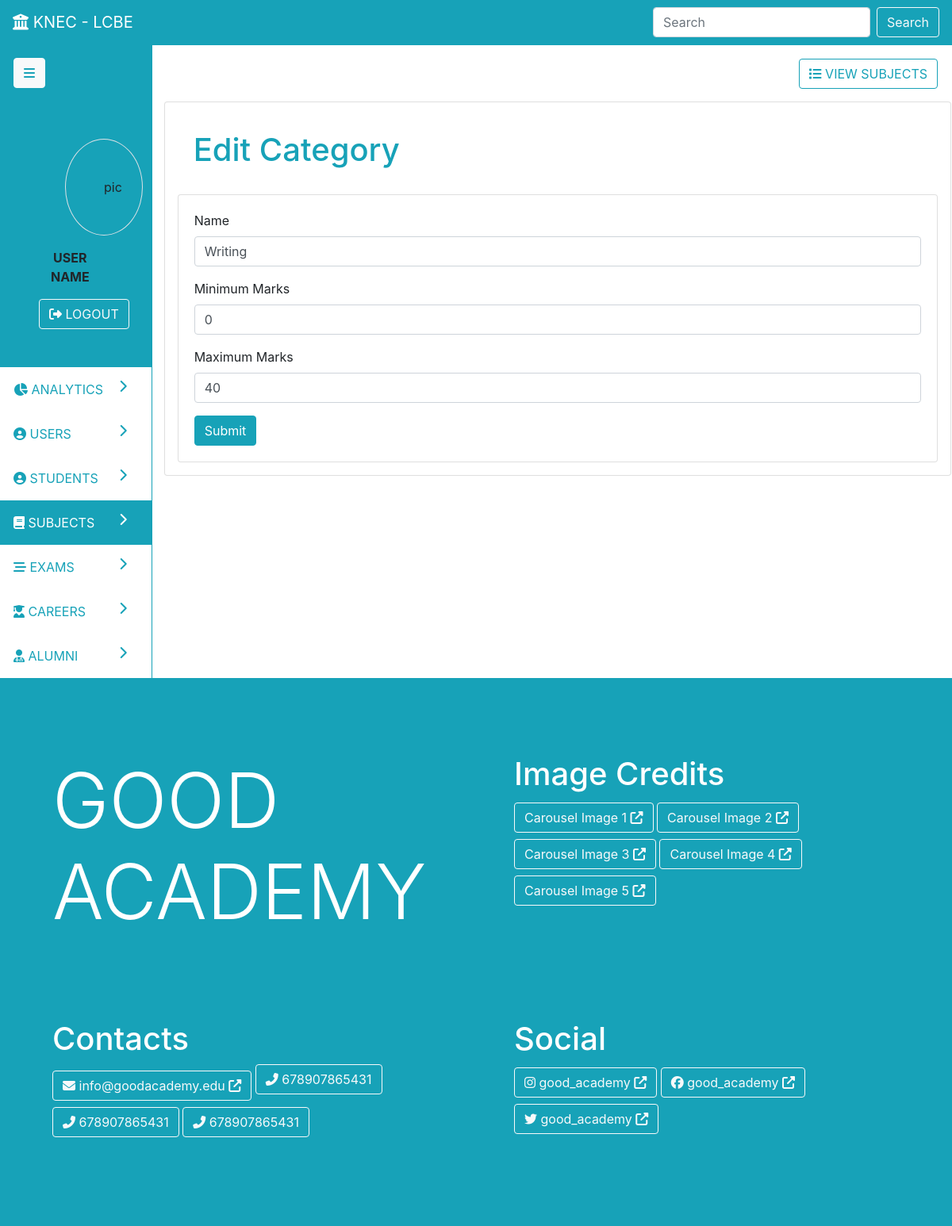
Page /categories/update/1 on the committed database.
### parent/models.py (models this page shows, shortened)
class Category(db.Model):
	id = db.Column(db.Integer, primary_key=True)
	name = db.Column(db.String(19), nullable=False)
	minimum = db.Column(db.Integer, nullable=False)
	maximum = db.Column(db.Integer, nullable=False)
	analytics = db.relationship('Analytics', backref='category', lazy=True, cascade='all, delete')
	questions = db.relationship('Question', backref='category', lazy=True, cascade='all, delete')
	subject_id = db.Column(db.Integer, db.ForeignKey('subject.id'), nullable=False)
	created_at = db.Column(db.DateTime, nullable=False, default=datetime.utcnow)
	updated_at = db.Column(db.DateTime, nullable=True, onupdate=datetime.utcnow)

### parent/routes.py (the view)
@app.route('/categories/update/<id>', methods=['POST', 'GET'])
def update_category(id):
	category = Category.query.get_or_404(id)
	form = CategoryForm()
	if form.validate_on_submit():
		category.name=form.name.data
		category.minimum=form.minimum.data
		category.maximum=form.maximum.data
		db.session.commit()
		flash('Category updated successfully', 'success')
		return redirect(url_for('view_subject', id=category.subject_id))
	elif request.method == 'GET':
		form.name.data=category.name
		form.minimum.data=category.minimum
		form.maximum.data=category.maximum
	return render_template('admin/categories.html', nav='dash', page='subjects', action='update', form=form)

### parent/forms.py
class CategoryForm(FlaskForm):
	name = StringField('Name', validators=[DataRequired(), Length(min=3, max=19)])
	minimum = IntegerField('Minimum Marks', validators=[NumberRange(min=0, max=1)])
	maximum = IntegerField('Maximum Marks', validators=[NumberRange(min=1, max=100)])
	submit = SubmitField('Submit')

### parent/templates/admin/categories.html (shortened to what this page needs)
{% extends 'admin-dash.html' %}
{% block pagedata %}
{% if action=='create' %}
<div class="row">
	<div class="col p-3">
		<a class="btn float-right btn-outline-info mr-3" href="{{ url_for('subjects') }}"><i class="fas fa-list"></i> VIEW SUBJECTS</a>
	</div>
</div>
<div class="card p-3">
	<div class="card-body text-primary">
		<h1 class="card-title text-info">Add New Category</h1>
	</div>
	<form class="card" method="post">
		{{ form.hidden_tag() }}
		<div class="card-body">
			<fieldset>
				<div class="form-group">
					{{ form.name.label(class='form-control-label') }}
					{% if form.name.errors %}
						{{ form.name(class='form-control is-invalid')}}
						<div class="invalid-feedback">
							{% for error in form.name.errors %}
								<span>{{ error }}</span>
							{% endfor %}
						</div>
					{% else%}
						{{ form.name(class='form-control') }}
					{% endif %}
				</div>
				<div class="form-group">
					{{ form.minimum.label(class='form-control-label') }}
					{% if form.minimum.errors %}
						{{ form.minimum(class='form-control is-invalid')}}
						<div class="invalid-feedback">
							{% for error in form.minimum.errors %}
								<span>{{ error }}</span>
							{% endfor %}
						</div>
					{% else%}
						{{ form.minimum(class='form-control') }}
					{% endif %}
				</div>
				<div class="form-group">
					{{ form.maximum.label(class='form-control-label') }}
					{% if form.maximum.errors %}
						{{ form.maximum(class='form-control is-invalid')}}
						<div class="invalid-feedback">
							{% for error in form.maximum.errors %}
								<span>{{ error }}</span>
							{% endfor %}
						</div>
					{% else%}
						{{ form.maximum(class='form-control') }}
					{% endif %}
				</div>
			</fieldset>
			<div>
				{{ form.submit(class='btn btn-info')}}
			</div>
			</div>
		</div>
	</form>
</div>
{% elif action=='update' %}
<div class="row">
	<div class="col p-3">
		<a class="btn float-right btn-outline-info mr-3" href="{{ url_for('subjects') }}"><i class="fas fa-list"></i> VIEW SUBJECTS</a>
	</div>
</div>
<div class="card p-3">
	<div class="card-body text-primary">
		<h1 class="card-title text-info">Edit Category</h1>
	</div>
	<form class="card" method="post">
		<div class="card-body">
			<fieldset>
				<div class="form-group">
					{{ form.name.label(class='form-control-label') }}
					{% if form.name.errors %}
						{{ form.name(class='form-control is-invalid')}}
						<div class="invalid-feedback">
							{% for error in form.name.errors %}
								<span>{{ error }}</span>
							{% endfor %}
						</div>
					{% else%}
						{{ form.name(class='form-control') }}
					{% endif %}
				</div>
				<div class="form-group">
					{{ form.minimum.label(class='form-control-label') }}
					{% if form.minimum.errors %}
						{{ form.minimum(class='form-control is-invalid')}}
						<div class="invalid-feedback">
							{% for error in form.minimum.errors %}
								<span>{{ error }}</span>
							{% endfor %}
						</div>
					{% else%}
						{{ form.minimum(class='form-control') }}
					{% endif %}
				</div>
				<div class="form-group">
					{{ form.maximum.label(class='form-control-label') }}
					{% if form.maximum.errors %}
						{{ form.maximum(class='form-control is-invalid')}}
						<div class="invalid-feedback">
							{% for error in form.maximum.errors %}
								<span>{{ error }}</span>
							{% endfor %}
						</div>
					{% else%}
						{{ form.maximum(class='form-control') }}
					{% endif %}
				</div>
			</fieldset>
			<div>
				{{ form.submit(class='btn btn-info')}}
			</div>
			</div>
		</div>
</div>
{% endif %}
{% endblock %}

### rows in the picture
Category: name "Writing", minimum "0", maximum "40"
